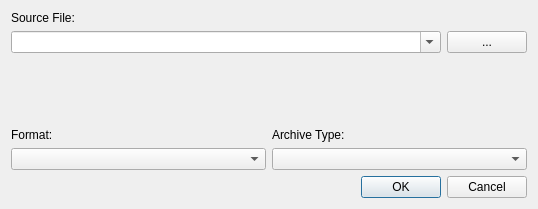
<?xml version="1.0" encoding="UTF-8"?>
<ui version="4.0">
 <class>Import</class>
 <widget class="QDialog" name="Import">
  <property name="geometry">
   <rect>
    <x>0</x>
    <y>0</y>
    <width>538</width>
    <height>209</height>
   </rect>
  </property>
  <property name="windowTitle">
   <string>Dialog</string>
  </property>
  <layout class="QVBoxLayout" name="verticalLayout_3">
   <item>
    <layout class="QVBoxLayout" name="verticalLayout_2">
     <item>
      <widget class="QLabel" name="label_2">
       <property name="text">
        <string>Source File:</string>
       </property>
      </widget>
     </item>
     <item>
      <layout class="QHBoxLayout" name="horizontalLayout_5">
       <item>
        <widget class="QComboBox" name="directory_2">
         <property name="editable">
          <bool>true</bool>
         </property>
        </widget>
       </item>
       <item>
        <widget class="QPushButton" name="chooseDirectory_5">
         <property name="sizePolicy">
          <sizepolicy hsizetype="Maximum" vsizetype="Fixed">
           <horstretch>0</horstretch>
           <verstretch>0</verstretch>
          </sizepolicy>
         </property>
         <property name="text">
          <string>...</string>
         </property>
        </widget>
       </item>
      </layout>
     </item>
     <item>
      <layout class="QGridLayout" name="gridLayout_4">
       <item row="2" column="0">
        <widget class="QComboBox" name="comboBox_4"/>
       </item>
       <item row="1" column="0">
        <widget class="QLabel" name="label_3">
         <property name="text">
          <string>Format:</string>
         </property>
        </widget>
       </item>
       <item row="2" column="1">
        <widget class="QComboBox" name="comboBox">
         <property name="currentIndex">
          <number>-1</number>
         </property>
        </widget>
       </item>
       <item row="1" column="1">
        <widget class="QLabel" name="label_6">
         <property name="text">
          <string>Archive Type:</string>
         </property>
        </widget>
       </item>
       <item row="0" column="0">
        <spacer name="verticalSpacer">
         <property name="orientation">
          <enum>Qt::Vertical</enum>
         </property>
         <property name="sizeHint" stdset="0">
          <size>
           <width>20</width>
           <height>40</height>
          </size>
         </property>
        </spacer>
       </item>
      </layout>
     </item>
    </layout>
   </item>
   <item>
    <widget class="QDialogButtonBox" name="buttonBox_2">
     <property name="orientation">
      <enum>Qt::Horizontal</enum>
     </property>
     <property name="standardButtons">
      <set>QDialogButtonBox::Cancel|QDialogButtonBox::Ok</set>
     </property>
    </widget>
   </item>
  </layout>
 </widget>
 <resources/>
 <connections>
  <connection>
   <sender>buttonBox_2</sender>
   <signal>rejected()</signal>
   <receiver>Import</receiver>
   <slot>reject()</slot>
   <hints>
    <hint type="sourcelabel">
     <x>354</x>
     <y>284</y>
    </hint>
    <hint type="destinationlabel">
     <x>299</x>
     <y>215</y>
    </hint>
   </hints>
  </connection>
  <connection>
   <sender>chooseDirectory_5</sender>
   <signal>clicked()</signal>
   <receiver>Import</receiver>
   <slot>browse()</slot>
   <hints>
    <hint type="sourcelabel">
     <x>134</x>
     <y>76</y>
    </hint>
    <hint type="destinationlabel">
     <x>473</x>
     <y>66</y>
    </hint>
   </hints>
  </connection>
  <connection>
   <sender>buttonBox_2</sender>
   <signal>accepted()</signal>
   <receiver>Import</receiver>
   <slot>ok()</slot>
   <hints>
    <hint type="sourcelabel">
     <x>428</x>
     <y>275</y>
    </hint>
    <hint type="destinationlabel">
     <x>424</x>
     <y>248</y>
    </hint>
   </hints>
  </connection>
 </connections>
 <slots>
  <slot>browse()</slot>
  <slot>ok()</slot>
 </slots>
</ui>
